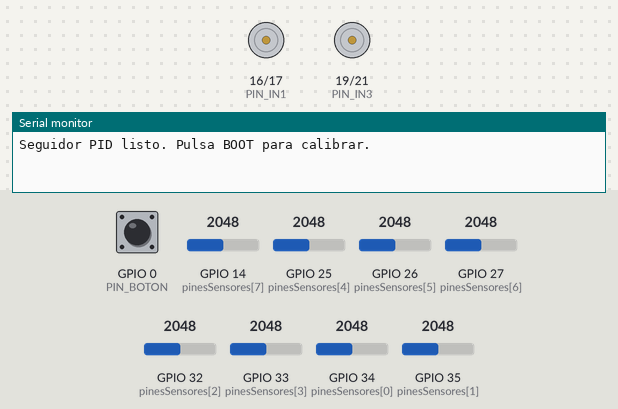
Recording of a sketch running on a simulated ESP32. Shown: motor-driver pin pairs drawn as motors (green arrow = first pin HIGH = forward, orange = second pin HIGH = backward, longer = more drive, scaled by the enable pin), the last lines printed to the serial monitor. Inputs (shaded band) come from the test bench; at power-on: GPIO 0 (PIN_BOTON) HIGH, GPIO 14 (pinesSensores[7]) = 2048, GPIO 25 (pinesSensores[4]) = 2048, GPIO 26 (pinesSensores[5]) = 2048, GPIO 27 (pinesSensores[6]) = 2048, GPIO 32 (pinesSensores[2]) = 2048, GPIO 33 (pinesSensores[3]) = 2048, GPIO 34 (pinesSensores[0]) = 2048, GPIO 35 (pinesSensores[1]) = 2048 (analog values on the 0–4095 scale).

Above: at 1.2 s.
1.3 s: GPIO 0 (PIN_BOTON) pulled LOW for 0.15 s
4.4 s: GPIO 0 (PIN_BOTON) pulled LOW for 3.2 s
At 9.8 s:
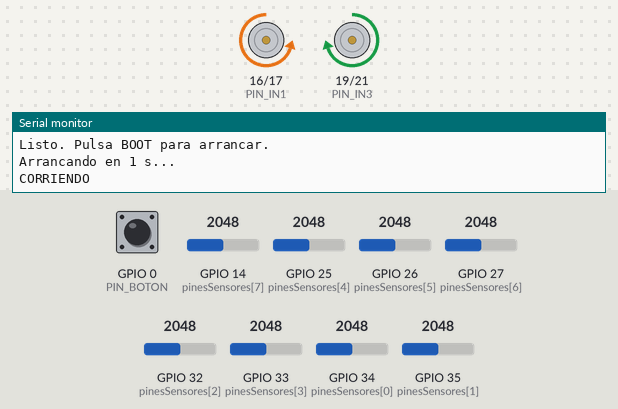
10.1 s: GPIO 0 (PIN_BOTON) pulled LOW for 1 s
At 10.7 s:
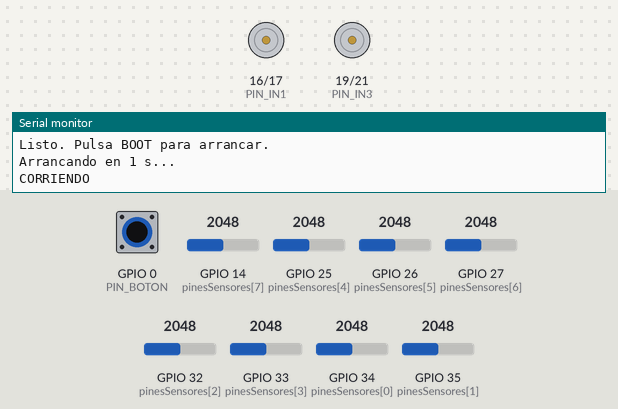
Timing chart, 0 to 13.1 s (numbered marks = the images above; inputs shaded):
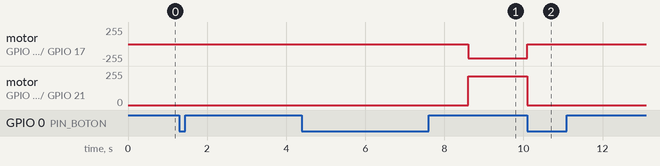

The sketch:

seguidor_linea_pid_v1.ino
```cpp
/*
 * Seguidor de línea PID
 * ESP32 + QTR-8A (analógico) + L298N + 2 motorreductores N20
 *
 *   1) Enciende el robot -> queda esperando calibración.
 *   2) Pulsa BOOT -> 5 s de calibración: mueve el robot/sensor de lado a lado
 *      sobre la línea (negro y fondo blanco deben pasar por todos los sensores).
 *   3) Terminada la calibración (5 s) queda listo. Pulsa BOOT -> espera 1 s y arranca.
 *   4) Pulsa BOOT de nuevo para detener. Vuelve a pulsar para arrancar otra vez.
 *      (Mantén BOOT ~1 s estando detenido para recalibrar.)
 */

// ====================== PINES ======================
const uint8_t NUM_SENSORES = 8;
const uint8_t pinesSensores[NUM_SENSORES] = { 34, 35, 32, 33, 25, 26, 27, 14 };  // S1 (izq) ... S8 (der)

// L298N - Motor izquierdo (OUT1/OUT2)
const uint8_t PIN_ENA = 18;
const uint8_t PIN_IN1 = 16;
const uint8_t PIN_IN2 = 17;

// L298N - Motor derecho (OUT3/OUT4)
const uint8_t PIN_ENB = 22;
const uint8_t PIN_IN3 = 19;
const uint8_t PIN_IN4 = 21;

const uint8_t PIN_BOTON = 0;  // Boton BOOt, aqui hay que conectar un pulsador (por hacer) !!!!!!

// ====================== CONFIGURACIÓN SENSORES ======================
const bool LINEA_NEGRA = true;  // true: línea negra sobre fondo blanco
const unsigned long TIEMPO_CALIBRACION_MS = 5000;
const int MUESTRAS_ADC = 4;      // promedio por sensor (reduce ruido)
const int UMBRAL_PERDIDA = 500;  // si ningún sensor supera esto -> línea perdida
const int RUIDO_MIN = 150;       // valores por debajo se ignoran en el cálculo
const int RANGO_MINIMO = 150;    // rango de calibración mínimo para confiar en un sensor
const int CENTRO = 3500;

const bool INVERTIR_MOTOR_IZQ = true;
const bool INVERTIR_MOTOR_DER = true;

// ----- VALORES MODIFICABLES DEL PID -----
float KP = 0.30;
float KI = 0.0;
float KD = 1.00;
const float INTEGRAL_MAX = 3000;

// ----- Velocidades (0-255) -----
const int VEL_BASE = 235;
const int VEL_MAX = 255;
const int VEL_PERDIDA = 215;

// ----- Lazo de control -----
const unsigned long PERIODO_PID_US = 5000;  // 5 ms = 200 Hz

// ----- PWM -----
const int PWM_FREQ = 5000;
const int PWM_RES = 8;  // 255
const int CANAL_A = 0;
const int CANAL_B = 1;

// ====================== ESTADO ======================
int minimo[NUM_SENSORES];
int maximo[NUM_SENSORES];
int crudo[NUM_SENSORES];
int norm[NUM_SENSORES];

int ultimaPosicion = CENTRO;
float integral = 0;
int errorAnterior = 0;
unsigned long ultimoPID = 0;

enum Estado { ESPERA_CAL,
              ESPERA_INICIO,
              CORRIENDO };
Estado estado = ESPERA_CAL;

// ====================== PWM ======================
void pwmInicio() {
#if ESP_ARDUINO_VERSION_MAJOR >= 3
  ledcAttach(PIN_ENA, PWM_FREQ, PWM_RES);
  ledcAttach(PIN_ENB, PWM_FREQ, PWM_RES);
#else
  ledcSetup(CANAL_A, PWM_FREQ, PWM_RES);
  ledcSetup(CANAL_B, PWM_FREQ, PWM_RES);
  ledcAttachPin(PIN_ENA, CANAL_A);
  ledcAttachPin(PIN_ENB, CANAL_B);
#endif
}

void pwmEscribir(uint8_t pin, int canal, int duty) {
#if ESP_ARDUINO_VERSION_MAJOR >= 3
  ledcWrite(pin, duty);
#else
  ledcWrite(canal, duty);
#endif
}

// ====================== MOTORES ======================
// velocidad: -255 (reversa) ... +255 (adelante)
void setMotor(uint8_t pinA, uint8_t pinB, uint8_t pinEn, int canal, int velocidad, bool invertir) {
  velocidad = constrain(velocidad, -VEL_MAX, VEL_MAX);
  if (invertir) velocidad = -velocidad;

  if (velocidad > 0) {
    digitalWrite(pinA, HIGH);
    digitalWrite(pinB, LOW);
  } else if (velocidad < 0) {
    digitalWrite(pinA, LOW);
    digitalWrite(pinB, HIGH);
  } else {
    digitalWrite(pinA, LOW);
    digitalWrite(pinB, LOW);
  }
  pwmEscribir(pinEn, canal, abs(velocidad));
}

void motores(int izq, int der) {
  setMotor(PIN_IN1, PIN_IN2, PIN_ENA, CANAL_A, izq, INVERTIR_MOTOR_IZQ);
  setMotor(PIN_IN3, PIN_IN4, PIN_ENB, CANAL_B, der, INVERTIR_MOTOR_DER);
}

void detener() {
  motores(0, 0);
}

// ====================== SENSORES ======================
void leerCrudo() {
  for (uint8_t i = 0; i < NUM_SENSORES; i++) {
    long suma = 0;
    for (int m = 0; m < MUESTRAS_ADC; m++) suma += analogRead(pinesSensores[i]);
    crudo[i] = suma / MUESTRAS_ADC;
  }
}

void calibrar() {
  for (uint8_t i = 0; i < NUM_SENSORES; i++) {
    minimo[i] = 4095;
    maximo[i] = 0;
  }

  Serial.println("Calibrando durante 5 s: mueve el sensor de lado a lado sobre la linea...");

  unsigned long inicio = millis();
  while (millis() - inicio < TIEMPO_CALIBRACION_MS) {
    leerCrudo();
    for (uint8_t i = 0; i < NUM_SENSORES; i++) {
      if (crudo[i] < minimo[i]) minimo[i] = crudo[i];
      if (crudo[i] > maximo[i]) maximo[i] = crudo[i];
    }
    delay(5);
  }

  Serial.println("Calibracion terminada\nSensor\tMin\tMax");
  for (uint8_t i = 0; i < NUM_SENSORES; i++) {
    Serial.print("S");
    Serial.print(i + 1);
    Serial.print('\t');
    Serial.print(minimo[i]);
    Serial.print('\t');
    Serial.print(maximo[i]);
    if (maximo[i] - minimo[i] < RANGO_MINIMO) Serial.print("\t<-- rango pequeno, se ignorara este sensor");
    Serial.println();
  }
}

// Devuelve la posición (0-7000) o -1 si no ve línea. Llena norm[].
int calcularPosicion() {
  long suma = 0;
  long sumaPonderada = 0;
  bool veLinea = false;

  for (uint8_t i = 0; i < NUM_SENSORES; i++) {
    int rango = maximo[i] - minimo[i];
    long v;

    if (rango < RANGO_MINIMO) {
      v = 0;  // sensor sin calibración confiable: se ignora
    } else {
      v = (long)(crudo[i] - minimo[i]) * 1000 / rango;
      v = constrain(v, 0, 1000);
      if (!LINEA_NEGRA) v = 1000 - v;
    }
    norm[i] = v;

    if (v > UMBRAL_PERDIDA) veLinea = true;

    long w = (v > RUIDO_MIN) ? v : 0;  // filtra ruido de fondo
    suma += w;
    sumaPonderada += w * (long)i * 1000;
  }

  if (!veLinea || suma == 0) return -1;
  return sumaPonderada / suma;
}

// ====================== PID ======================
void reiniciarPID() {
  integral = 0;
  errorAnterior = 0;
  ultimaPosicion = CENTRO;
  ultimoPID = micros();
}

void controlPID() {
  leerCrudo();
  int pos = calcularPosicion();

  // --- Línea perdida: gira hacia el lado donde se vio por última vez ---
  if (pos < 0) {
    if (ultimaPosicion < CENTRO) motores(-VEL_PERDIDA, VEL_PERDIDA);  // gira a la izquierda
    else motores(VEL_PERDIDA, -VEL_PERDIDA);                          // gira a la derecha
    integral = 0;
    return;
  }

  ultimaPosicion = pos;
  int error = pos - CENTRO;  // negativo: línea a la izquierda | positivo: línea a la derecha

  integral += error;
  integral = constrain(integral, -INTEGRAL_MAX, INTEGRAL_MAX);
  int derivada = error - errorAnterior;
  errorAnterior = error;

  float correccion = KP * error + KI * integral + KD * derivada;

  // Línea a la derecha (error > 0) -> motor izq más rápido, motor der más lento
  int velIzq = VEL_BASE + (int)correccion;
  int velDer = VEL_BASE - (int)correccion;

  motores(velIzq, velDer);
}

// ====================== BOTÓN (BOOT, GPIO 0) ======================
// Devuelve 0 = sin pulsar, 1 = pulsación corta, 2 = pulsación larga (>1 s)
int leerBoton() {
  if (digitalRead(PIN_BOTON) != LOW) return 0;
  delay(30);  // antirrebote
  if (digitalRead(PIN_BOTON) != LOW) return 0;

  unsigned long t = millis();
  while (digitalRead(PIN_BOTON) == LOW) {
    if (millis() - t > 1000) {
      while (digitalRead(PIN_BOTON) == LOW) delay(5);
      return 2;
    }
  }
  return 1;
}

// Calibra y deja el robot listo para arrancar
void procesoCalibracion() {
  delay(300);  // tiempo para apartar el dedo del botón
  calibrar();
  estado = ESPERA_INICIO;
  Serial.println("Listo. Pulsa BOOT para arrancar.");
}

// ====================== PROGRAMA PRINCIPAL ======================
void setup() {
  Serial.begin(115200);

  pinMode(PIN_IN1, OUTPUT);
  pinMode(PIN_IN2, OUTPUT);
  pinMode(PIN_IN3, OUTPUT);
  pinMode(PIN_IN4, OUTPUT);
  pinMode(PIN_BOTON, INPUT_PULLUP);
  pwmInicio();
  detener();

  analogReadResolution(12);
  analogSetAttenuation(ADC_11db);
  for (uint8_t i = 0; i < NUM_SENSORES; i++) pinMode(pinesSensores[i], INPUT);

  // Sin calibrar: usa el rango completo del ADC hasta que se calibre
  for (uint8_t i = 0; i < NUM_SENSORES; i++) {
    minimo[i] = 0;
    maximo[i] = 4095;
  }

  Serial.println("Seguidor PID listo. Pulsa BOOT para calibrar.");
}

void loop() {
  switch (estado) {
    case ESPERA_CAL:
      if (leerBoton()) procesoCalibracion();
      break;

    case ESPERA_INICIO:
      {
        int b = leerBoton();
        if (b == 1) {
          Serial.println("Arrancando en 1 s...");
          delay(1000);  // tiempo para soltar el robot sobre la pista
          reiniciarPID();
          estado = CORRIENDO;
          Serial.println("CORRIENDO");
        } else if (b == 2) {
          Serial.println("Recalibrando...");
          procesoCalibracion();  // pulsación larga: recalibrar directamente
        }
        break;
      }

    case CORRIENDO:
      if (micros() - ultimoPID >= PERIODO_PID_US) {
        ultimoPID += PERIODO_PID_US;
        controlPID();
      }
      if (digitalRead(PIN_BOTON) == LOW) {
        detener();
        while (digitalRead(PIN_BOTON) == LOW) delay(5);
        delay(100);
        estado = ESPERA_INICIO;
        Serial.println("DETENIDO. Pulsa BOOT para arrancar (largo = recalibrar).");
      }
      break;
  }
}
```

Measured:
- after the input at 4.4 s, motor on GPIO 16 (PIN_IN1) / GPIO 17 (PIN_IN2): stopped → backward 214/255 after 4.2 s; motor on GPIO 19 (PIN_IN3) / GPIO 21 (PIN_IN4): stopped → forward 214/255 after 4.2 s
- after the input at 10.1 s, motor on GPIO 16 (PIN_IN1) / GPIO 17 (PIN_IN2): backward 214/255 → stopped at once; motor on GPIO 19 (PIN_IN3) / GPIO 21 (PIN_IN4): forward 214/255 → stopped at once
